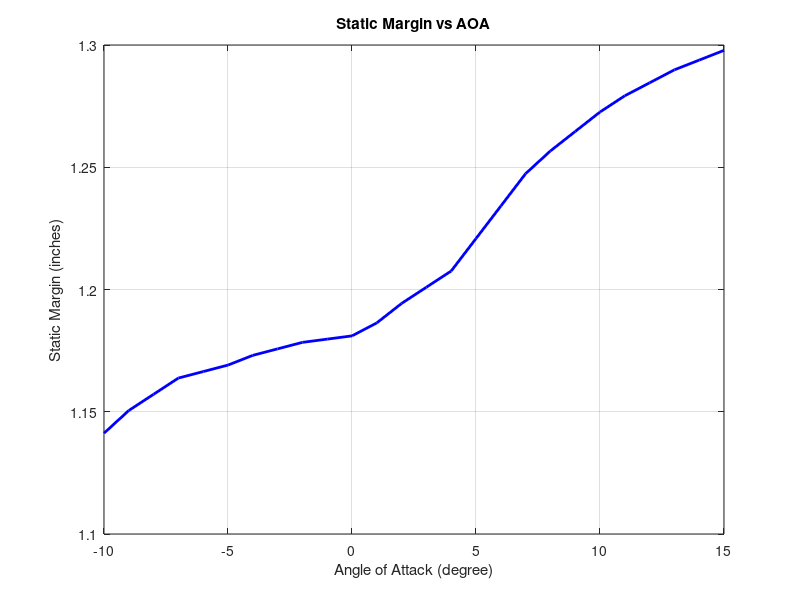

MATLAB code to generate this figure:
clc;
clear all;

% Define data points
angle_of_attack = [-10 -9 -8 -7 -6 -5 -4 -3 -2 -1 0 1 2 3 4 5 6 7 8 9 10 11 12 13 14 15];

% Original static margin values (dimensionless) converted to inches
conversion_factor = 2.654; % Scaling factor to match 30mm (1.1811 inches) at 0 AOA
static_margin = conversion_factor * [0.4300 0.4335 0.4360 0.4385 0.4395 0.4405 0.4420 0.4430 0.4440 0.4445 ...
                                     0.4450 0.4470 0.4500 0.4525 0.4550 0.4600 0.4650 0.4700 0.4735 0.4765 ...
                                     0.4795 0.4820 0.4840 0.4860 0.4875 0.4890];

% Plot the data
figure;
plot(angle_of_attack, static_margin, '-b', 'LineWidth', 2);
xlabel('Angle of Attack (degree)');
ylabel('Static Margin (inches)');
title('Static Margin vs AOA');
grid on;
